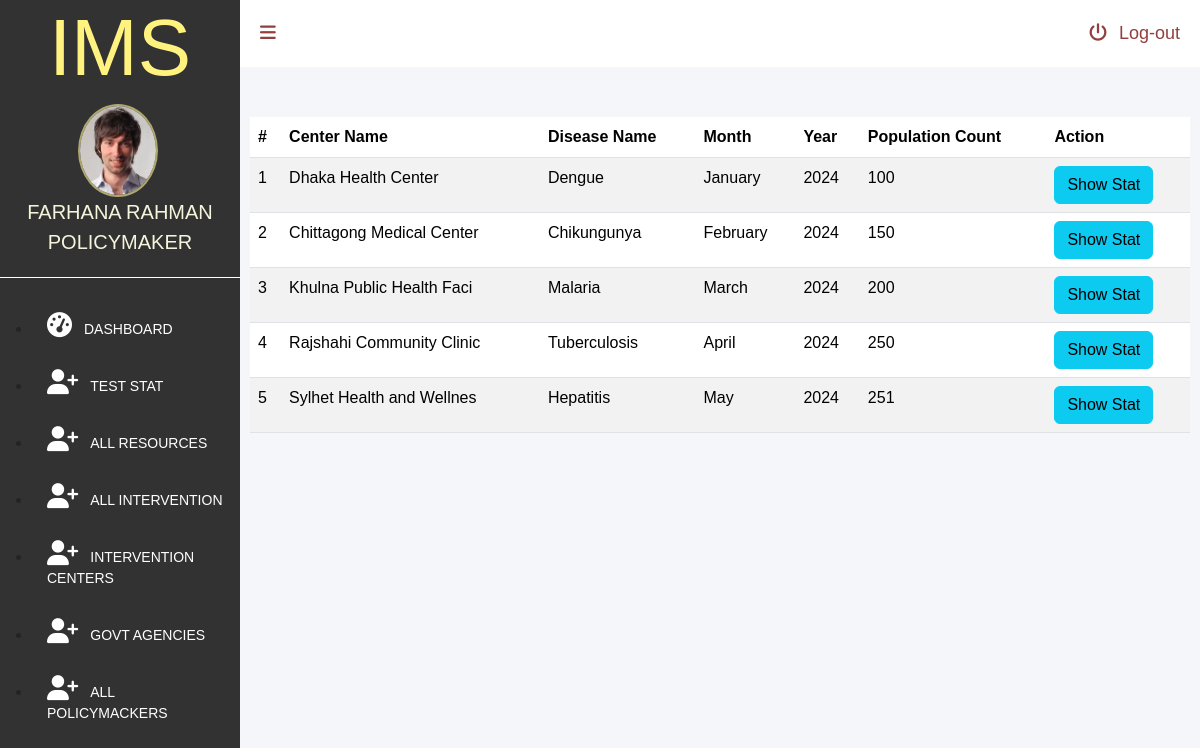
Page /admin/test-stat.php (signed in) on the committed database.
### tables this page shows
CREATE TABLE `policymakers_t`  (
  `policymakerID` char(5) NOT NULL,
  `policymakerName` varchar(255) NULL DEFAULT NULL,
  `policymakerEmail` varchar(25) NULL DEFAULT NULL,
  `policymakerContact` varchar(13) NULL DEFAULT NULL,
  `policymakerGroup` varchar(255) NULL DEFAULT NULL,
  `policymakerPassword` varchar(255) NULL DEFAULT NULL,
  `role` varchar(255) NULL DEFAULT NULL,
  PRIMARY KEY (`policymakerID`) USING BTREE
);

CREATE TABLE `teststat`  (
  `centerID` char(5) NOT NULL,
  `diseaseID` char(5) NOT NULL,
  `month` varchar(20) NOT NULL,
  `year` int(11) NOT NULL,
  `population_count` int(11) NOT NULL,
  PRIMARY KEY (`centerID`, `diseaseID`) USING BTREE,
  INDEX `stat_FK2`(`diseaseID`) USING BTREE,
  CONSTRAINT `teststat_ibfk_1` FOREIGN KEY (`centerID`) REFERENCES `interventioncentre_t` (`centerID`) ON DELETE RESTRICT ON UPDATE RESTRICT,
  CONSTRAINT `teststat_ibfk_2` FOREIGN KEY (`diseaseID`) REFERENCES `disease_t` (`diseaseID`) ON DELETE RESTRICT ON UPDATE RESTRICT
);

CREATE TABLE `interventioncentre_t`  (
  `centerID` char(5) NOT NULL,
  `centreName` varchar(25) NOT NULL,
  `centreEmail` varchar(25) NULL DEFAULT NULL,
  `centreContact` varchar(13) NULL DEFAULT NULL,
  `centreType` varchar(255) NULL DEFAULT NULL,
  `area` varchar(255) NULL DEFAULT NULL,
  `password` varchar(255) NULL DEFAULT NULL,
  `role` varchar(255) NULL DEFAULT NULL,
  PRIMARY KEY (`centerID`) USING BTREE
);

CREATE TABLE `disease_t`  (
  `diseaseID` char(5) NOT NULL,
  `diseaseName` varchar(30) NULL DEFAULT NULL,
  PRIMARY KEY (`diseaseID`) USING BTREE
);

### admin/test-stat.php (the view, shortened to what this page needs)
<?php
  require_once '../lib/database.php';
 ?>
<!DOCTYPE html>
<html lang="en">
<head>
    <link href="https://cdn.jsdelivr.net/npm/bootstrap@5.3.3/dist/css/bootstrap.min.css" rel="stylesheet">
    <link rel="stylesheet" href="dashboard.css">
</head>
<body>
<div id="dashboardMainContainer">
    <?php include('partials/sidebar.php')?>
    <div class="dashboard_content_container" id="dashboard_content_container">
        <?php include('partials/topnav.php')?>
        <div class="dashboard_content">
            <table class="table table-striped">
              <thead>
                  <tr>
                      <th>#</th>
                      <th>Center Name</th>
                      <th>Disease Name</th>
                      <th>Month</th>
                      <th>Year</th>
                      <th>Population Count</th>
                      <th>Action</th>
                  </tr>
              </thead>
              <tbody>
                <?php
                  $sql = "SELECT
                          teststat.*,
                          `disease_t`.diseaseName,
                          `interventioncentre_t`.centreName
                        FROM
                          interventioncentre_t
                          INNER JOIN
                          teststat
                          ON
                            `interventioncentre_t`.centerID = `teststat`.centerID
                          INNER JOIN
                          disease_t
                          ON
                            `disease_t`.diseaseID = `teststat`.diseaseID";
                  $result = $conn->query($sql);
                  if ($result->num_rows > 0) {
                    $i = 0;
                    while($row = $result->fetch_assoc()) {
                    $i++;
                    ?>
                    <tr>
                      <td><?php echo $i; ?></td>
                      <td><?=$row["centreName"]; ?></td>
                      <td><?=$row["diseaseName"]; ?></td>
                      <td><?=$row["month"]; ?></td>
                      <td><?=$row["year"]; ?></td>
                      <td><?=$row["population_count"]; ?></td>
                      <td>
                      <a class="btn btn-info" href='../admin/show-stats.php?editId=<?=$row["centerID"]; ?>'>Show Stat</a>
                      </td>
                    </tr>
                    <?php
                    }
                  } else {
                      echo "0 results";
                  }
                 ?>
              </tbody>
            </table>
        </div>
       </div>
    </div>
</body>
</html>

### admin/partials/sidebar.php (shortened to what this page needs)
<?php
require_once '../lib/database.php';
if(isset($_SESSION['userId'])) {
    $userId = $_SESSION['userId'];
    $ustmt = $conn->prepare("SELECT * FROM `users` WHERE userId = ?");
    $ustmt->bind_param("s", $userId);
    $ustmt->execute();
    $allUsersResult = $ustmt->get_result();
    if($allUsersResult === false) {
        die("Error executing query: " . $ustmt->error);
    }
    $allUsers = $allUsersResult->fetch_all(MYSQLI_ASSOC)[0];
}elseif (isset($_SESSION['policymakerID'])) {
   $policymakerID = $_SESSION['policymakerID'];
    $pstmt = $conn->prepare("SELECT * FROM `policymakers_t` WHERE policymakerID = ?");
    $pstmt->bind_param("s", $policymakerID);
    $pstmt->execute();
    $allPolicymakersResult = $pstmt->get_result();
    $allPolicymakers = $allPolicymakersResult->fetch_all(MYSQLI_ASSOC)[0];
} else {
    header("Location: login.php");
    exit();
}
?>
<div class="dashboard_sidebar" id="dashboard_sidebar">
            <h3 class="dashboard_logo" id="dashboard_logo">IMS</h3>
             <div class="dashboard_sidebar_user" >
              <img src="userimage.jpg" alt="User image."  id="userimage">
              <?php
                    $userName = "";
                    $role = "";
                    if (isset($allUsers["name"])) {
                        $userName = $allUsers["name"];
                        $role = $allUsers["role"];
                    }elseif (isset($allPolicymakers["policymakerName"])) {
                       $userName =$allPolicymakers["policymakerName"];
                       $role =$allPolicymakers["role"];
                    }elseif (isset($allIntervention["centreName"])) {
                       $userName =$allIntervention["centreName"];
                       $role =$allIntervention["role"];
                    }elseif (isset($allAgencies["agencyName"])) {
                        $userName =$allAgencies["agencyName"];
                        $role = "Govt Agency";
                     }
                ?>
              <span>
                <?=$userName;?>
               </span>
               <span>
                   <?=$role;?>
               </span>
            </div>
            <div class="dashboard_sidebar_menus">
                <ul class="dashboard_menus_lists" >
                    <li >
                        <a href="./dashboard.php" ><i class="fa fa-dashboard"></i><span class="menuText">Dashboard</span></a>
                    </li>
                    <?php
                        if (!isset($_SESSION['userId'])) {
                        ?>
                    <li>
                        <a href="test-stat.php" ><i class="fa fa-user-plus"></i><span class="menuText">Test Stat</span></a>
                    </li>
                    <?php } ?>
                    <?php
                        if ((isset($allUsers['role']) && $allUsers['role'] == 'admin') || (isset($allIntervention['role']) && $allIntervention['role'] == 'intervention') || (isset($allPolicymakers['role']) && $allPolicymakers['role'] == 'policymaker') || (isset($allAgencies['role']) && $allAgencies['role'] == 'ageny')) {
                     ?>
                    <li>
                        <a href="all-resources.php" ><i class="fa fa-user-plus"></i><span class="menuText">All Resources</span></a>
                    </li>
                    <li>
                        <a href="all-intervention.php" ><i class="fa fa-user-plus"></i><span class="menuText">All Intervention</span></a>
                    </li>
                    <li>
                       <a href="intervention-centers.php" ><i class="fa fa-user-plus"></i><span class="menuText">Intervention Centers</span></a>
                    </li>
                    <li>
                       <a href="gov-agencies.php" ><i class="fa fa-user-plus"></i><span class="menuText">Govt Agencies</span></a>
                    </li>
                    <?php
                    }
                        if ((isset($allUsers['role']) && $allUsers['role'] == 'admin') || (isset($allPolicymakers['role']) && $allPolicymakers['role'] == 'policymaker')) {
                     ?>
                    <li>
                        <a href="policymacker.php" ><i class="fa fa-user-plus"></i><span class="menuText">All Policymackers</span></a>
                    </li>
                    <?php
                    }
                     ?>
                </ul>
            </div>
        </div>

### admin/dashboard.css (style rules this page uses)
* { font-family: 'Poppins', sans-serif; margin:0; padding:0; box-sizing: border-box; outline: none; text-decoration: none; }
#dashboardMainContainer { display: flex; flex-direction: row; }
div.dashboard_sidebar { width:20%; background: #323232; height:150vh ; }
div.dashboard_content_container { width:80%; background: #f4f6f9; }
h3.dashboard_logo { color: #fff27f; font-size: 80px; text-align: center; }
div.dashboard_sidebar_user { text-align:center; position: relative; padding-bottom:20px ; border-bottom: 1px solid #fff }
div.dashboard_sidebar_user img { width:80px; display: inline-block; border-radius: 50%; border:2px solid #aea76b; margin-right: 5px; vertical-align: middle; }
div.dashboard_sidebar_user span { top: 20%; font-size: 20px; text-transform:uppercase; color:beige; display: inline-block; }
ul.dashboard_menus_lists { margin-top: 20px; }
ul.dashboard_menus_lists li { padding: 15px 15px; text-transform: uppercase; }
ul.dashboard_menus_lists li a { text-decoration: none; color: #fff; font-size: 14px; display: block; }
ul.dashboard_menus_lists li a i { font-size: 25px; }
.fa { padding-right: 12px; }
div.dashboard_content { padding: 50px 10px 10px 10px; }

### rows in the picture
policymakers_t: policymakerName "FARHANA RAHMAN", role "POLICYMAKER"
teststat: centerID.centreName "Dhaka Health Center", diseaseID.diseaseName "Dengue", month "January", year "2024", population_count "100"
teststat: centerID.centreName "Chittagong Medical Center", diseaseID.diseaseName "Chikungunya", month "February", year "2024", population_count "150"
teststat: centerID.centreName "Khulna Public Health Faci", diseaseID.diseaseName "Malaria", month "March", year "2024", population_count "200"
teststat: centerID.centreName "Rajshahi Community Clinic", diseaseID.diseaseName "Tuberculosis", month "April", year "2024", population_count "250"
teststat: centerID.centreName "Sylhet Health and Wellnes", diseaseID.diseaseName "Hepatitis", month "May", year "2024", population_count "251"
